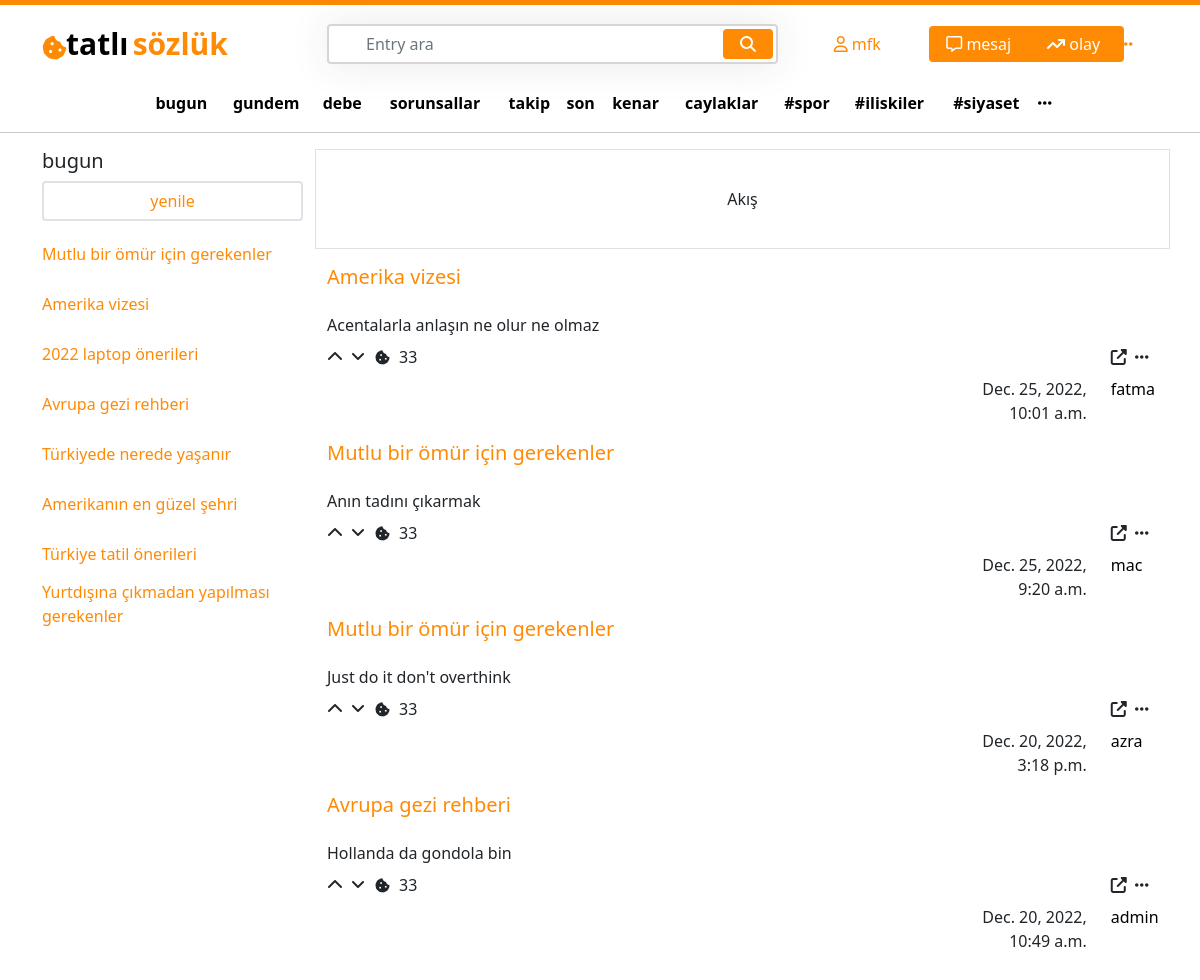
Page / (signed in) on the committed database.
### user/models.py (models this page shows, shortened)
class User(AbstractBaseUser):
    email = models.EmailField(max_length=100, unique=True)
    username = models.CharField(max_length=50, unique=True)
    date_joined = models.DateTimeField(auto_now_add=True)
    last_login = models.DateTimeField(auto_now_add=True)
    created_date = models.DateTimeField(auto_now_add=True)
    modified_date = models.DateTimeField(auto_now=True)
    is_admin = models.BooleanField(default=True)
    is_staff = models.BooleanField(default=True)
    is_active = models.BooleanField(default=True)
    is_superadmin = models.BooleanField(default=True)
    USERNAME_FIELD = 'email'
    REQUIRED_FIELDS = ['username']
    objects = UserManager()

### entry/models.py (models this page shows, shortened)
class Entry(models.Model):
    user = models.ForeignKey(User, on_delete=models.CASCADE)
    entry_slug =  models.CharField(max_length=85, blank=True, null=True)
    entry_name =  models.CharField(max_length=85, blank=True, null=True)
    created_at = models.DateTimeField(auto_now_add=True)
    updated_at = models.DateTimeField(auto_now=True)
    def __str__(self):
        return self.entry_name

class EntryComments(models.Model):
    comment_body =  models.CharField(max_length=85, blank=True, null=True)
    commented_entry = models.ForeignKey(Entry, on_delete=models.CASCADE)
    likes_to_the_comment = models.PositiveIntegerField(default=0)
    writer = models.ForeignKey(User, on_delete=models.CASCADE, null=True)
    created_at = models.DateTimeField(auto_now_add=True)

### homepage/views.py (the view)
# urls.py: path('', views.home, name='home'),
def home(request):
    all_entries = Entry.objects.all().order_by('-created_at')
    first_comment = EntryComments.objects.all().order_by('-created_at')
    paginator = Paginator(first_comment, 10) # Show 25 contacts per page.
    page_number = request.GET.get('page')
    page_obj = paginator.get_page(page_number)
    context = {
        'all_entries' : all_entries,
        'page_obj': page_obj
    }
    return render(request, 'home.html', context)

### templates/home.html (shortened to what this page needs)
{% extends 'base.html' %}
{% load static %}
{% block content %}
            <div class="col-lg-9 main_left">
                <div class="row">
                    <div class="col-lg-12 d-flex align-items-center justify-content-center border border-1" style="height: 100px;">
                        Akış
                    </div>
                    {% for i in page_obj %}
                    <div class="col-lg-12">
                        <div class="row mt-3">
                            <div class="col-lg-12 ">
                                <h5>
                                    <a href="">{{i.commented_entry}}</a>
                                </h5>
                            </div>
                            <div class="col-lg-12 mt-3">
                                <span>
                                        {{i.comment_body}}
                                </span>
                            </div>
                            <div class="col-lg-12 mt-2">
                                <div class="row justify-content-between">
                                    <div class="col-lg-3">
                                        <div class="row">
                                            <div class="col-lg-1">
                                                <i class="fa-solid fa-chevron-up"></i>
                                            </div>
                                            <div class="col-lg-1">
                                                <i class="fa-solid fa-angle-down"></i>
                                            </div>
                                            <div class="col-lg-1">
                                                <i class="fa-solid fa-cookie-bite"style="font-size:15px ;"></i>
                                            </div>
                                            <div class="col-lg-1">
                                                <span>33</span>
                                            </div>
                                        </div>
                                    </div>
                                    <div class="col-lg-1">
                                        <div class="row justify-content-start">
                                            <div class="col-lg-1">
                                                <i class="fa-solid fa-up-right-from-square"></i>
                                            </div>
                                            <div class="col-lg-1 ">
                                                <i class="fa-solid fa-ellipsis"></i>
                                            </div>
                                        </div>
                                    </div>
                                </div>
                            </div>
                            <div class="col-lg-12 mt-2">
                                <div class="row justify-content-end">
                                    <div class="col-lg-2 text-end">
                                        <div class="row">
                                            <div class="col-lg-12">
                                                <span> {{i.created_at}}</span>
                                            </div>
                                        </div>
                                    </div>
                                    <div class="col-lg-1">
                                        <a href="" style="color: black;">
                                            {{i.writer.username}}
                                        </a>
                                    </div>
                                </div>
                            </div>
                        </div>
                    </div>
                    {% endfor %}
            </div>
        </div>
    </div>
{% endblock %}

### templates/base.html (shortened to what this page needs)
{% load static %}
<!DOCTYPE html>
<html lang="en">
<head>
    <link href="https://cdn.jsdelivr.net/npm/bootstrap@5.1.3/dist/css/bootstrap.min.css" rel="stylesheet">
    <link rel="stylesheet" href="https://cdnjs.cloudflare.com/ajax/libs/font-awesome/6.2.1/css/all.min.css" />
    <link rel="stylesheet" href="{% static 'css/home.css' %}">
</head>
<body>
    <div class="topline"></div>
    <div class="container mt-3">
        <div class="row d-flex align-items-center">
            <div class="col-lg-3">
                <div class="row">
                    <div class="col-lg-1" style="margin-top: 14px;">
                        <i class="fa-solid fa-cookie-bite" id="logo" style="font-size:25px ;"></i>
                    </div>
                    <div class="col-lg-10">
                        <a href="{% url 'home' %}">
                            <span class="logo_left p-0 m-0" style="color: black;">tatlı</span>
                            <span class="logo_right p-0 m-0">sözlük</span>
                        </a>
                    </div>
                </div>
            </div>
            <div class="col-5">
                <div class="search">
                    <form action="{% url 'entrypage' %}" method="POST">
                        <input type="text" class="form-control" name="searched_entry" placeholder="Entry ara">
                        <button type="submit" name="search_entry_button" value="Submit" class="btn btn-primary"><i class="fa fa-search"></i></button>
                    </form>
                </div>
            </div>
            <div class="col-lg-4">
                <div class="row justify-content-end">
                    {% if request.user.is_authenticated %}
                    <div class="col-lg-3 my-auto">
                        <a href="{% url 'user_page' %}" style="text-decoration: none;">
                            <i class="fa-regular fa-user" style=" color:  rgb(255, 138, 4);;"></i>
                            <span>{{request.user.username}}</span>
                        </a>
                    </div>
                    <div class="col-lg-3">
                        <button type="button" class="btn btn-primary topbtn">
                            <i class="fa-regular fa-message"></i>
                            <span>mesaj</span>
                        </button>
                    </div>
                    <div class="col-lg-3">
                        <button type="button" class="btn btn-primary topbtn">
                            <i class="fa-solid fa-arrow-trend-up"></i>
                            <span>olay</span>
                        </button>
                    </div>
                    <div class="col-lg-2 my-auto dots_for_box" >
                        <span style="cursor: pointer;">
                            <i class="fa-solid fa-ellipsis" style=" color:  rgb(255, 138, 4);;"></i>
                        </span>
                    </div>
                        {% else %}
                        <a href="{% url 'login' %}" style="width: 50%;">Giriş yap da görelim neyin varmış</a>
                        <a href="{% url 'register' %}" style="width: 50%;">Hala aramıza katılmadın mı?</a>
                        {% endif %}
                </div>
            </div>
        </div>
        <div class="row justify-content-center mt-4">
            <table style="width:80%">
                <tr>
                  <td><a href="" class="td ">bugun</a></td>
                  <td><a href="" class="td">gundem</a></td>
                  <td><a href="" class="td">debe</a></td>
                  <td><a href="" class="td">sorunsallar</a></td>
                  <td><a href="" class="td">takip</a></td>
                  <td><a href="" class="td">son</a></td>
                  <td><a href="" class="td">kenar</a></td>
                  <td><a href="" class="td">caylaklar</a></td>
                  <td><a href="" class="td">#spor</a></td>
                  <td><a href="" class="td">#iliskiler</a></td>
                  <td><a href="" class="td">#siyaset</a></td>
                  <td><a href="" class="td"><i class="fa-solid fa-ellipsis"></i></a></td>
                </tr>
              </table>
        </div>
    </div>
<hr>
<div class="container">
    <div class="row">
        <div class="col-lg-3 main_left">
            <div class="col-lg-12">
                <h5>bugun</h5>
            </div>
            <div class="col-lg-12">
                <button class="btn btn-light w-100 border border-2" style="background-color: transparent !important;">
                 <a href="" style=" text-decoration: none; color:  rgb(255, 138, 4);;">yenile</a>
                </button>
            </div>
            <div class="col-lg-12 mt-2">
                <ul class='p-0 ul_left'>
                        {% for i in all_entries %}
                        <li class="li">
                            <a href="{% url 'entry_detail' i.entry_name %}">
                            {{i.entry_name}}
                            </a>
                        </li>
                        {% endfor %}
                </ul>
            </div>
        </div>
{% block content %}
{% endblock %}
</body>
</html>

### static/css/home.css (style rules this page uses)
.topline { width: 100%; background-color: rgb(255, 138, 4); height: 5px; }
.logo_left { font-size: 30px; font-weight: 600; }
.logo_right { font-size: 30px; font-weight: 600; color: rgb(255, 138, 4); }
#logo { color: rgb(255, 138, 4); }
.search { position: relative; box-shadow: 0 0 40px rgba(51, 51, 51, .1); }
.search input { height: 40px; text-indent: 25px; border: 2px solid #d6d4d4; }
.search button { position: absolute; top: 5px; right: 5px; height: 30px; width: 50px; background: rgb(92, 4, 255); display: flex; align-items: center; justify-content: center; }
.topbtn { width: 100px !important; margin-right: 10px !important; ; }
.td { font-weight: 600; font-size: 16px; color: black; text-decoration: none; display: flex; align-items: center; justify-content: center; }
.main_left { overflow-y: scroll; height:820px; scrollbar-color: rebeccapurple green; scrollbar-width: thin; }
.li { text-decoration: none; list-style: none; height: 50px; display: flex; align-items: center; }
button { background-color: rgb(255, 138, 4) !important; border: none !important; }
a { color: rgb(255, 138, 4);; text-decoration: none; }

### rows in the picture
User: user.username "mfk"
Entry: entry_name "Mutlu bir ömür için gerekenler"
Entry: entry_name "Amerika vizesi"
Entry: entry_name "2022 laptop önerileri"
Entry: entry_name "Avrupa gezi rehberi"
Entry: entry_name "Türkiyede nerede yaşanır"
Entry: entry_name "Amerikanın en güzel şehri"
Entry: entry_name "Türkiye tatil önerileri"
Entry: entry_name "Yurtdışına çıkmadan yapılması gerekenler"
EntryComments: commented_entry "Amerika vizesi", comment_body "Acentalarla anlaşın ne olur ne olmaz", created_at "Dec. 25, 2022, 10:01 a.m.", writer.username "fatma"
EntryComments: commented_entry "Mutlu bir ömür için gerekenler", comment_body "Anın tadını çıkarmak", created_at "Dec. 25, 2022, 9:20 a.m.", writer.username "mac"
EntryComments: commented_entry "Mutlu bir ömür için gerekenler", comment_body "Just do it don't overthink", created_at "Dec. 20, 2022, 3:18 p.m.", writer.username "azra"
EntryComments: commented_entry "Avrupa gezi rehberi", comment_body "Hollanda da gondola bin", created_at "Dec. 20, 2022, 10:49 a.m.", writer.username "admin"
